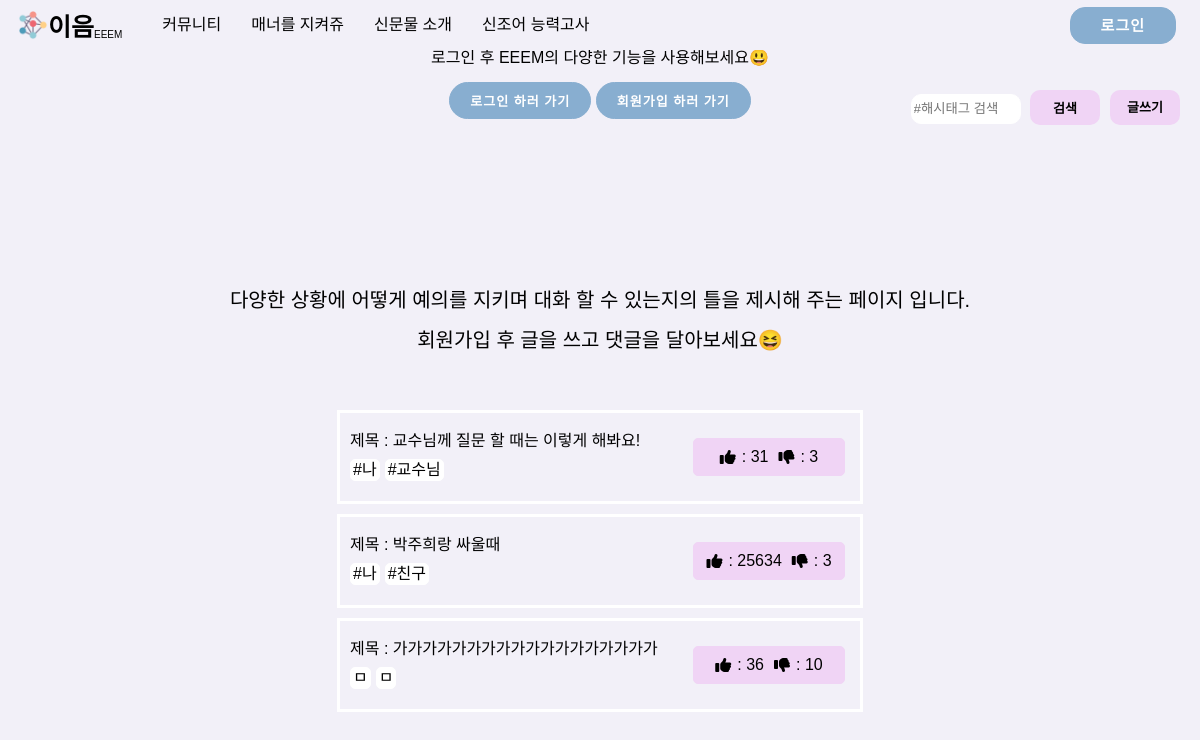
/manner/, run on an earlier commit of the app's database.
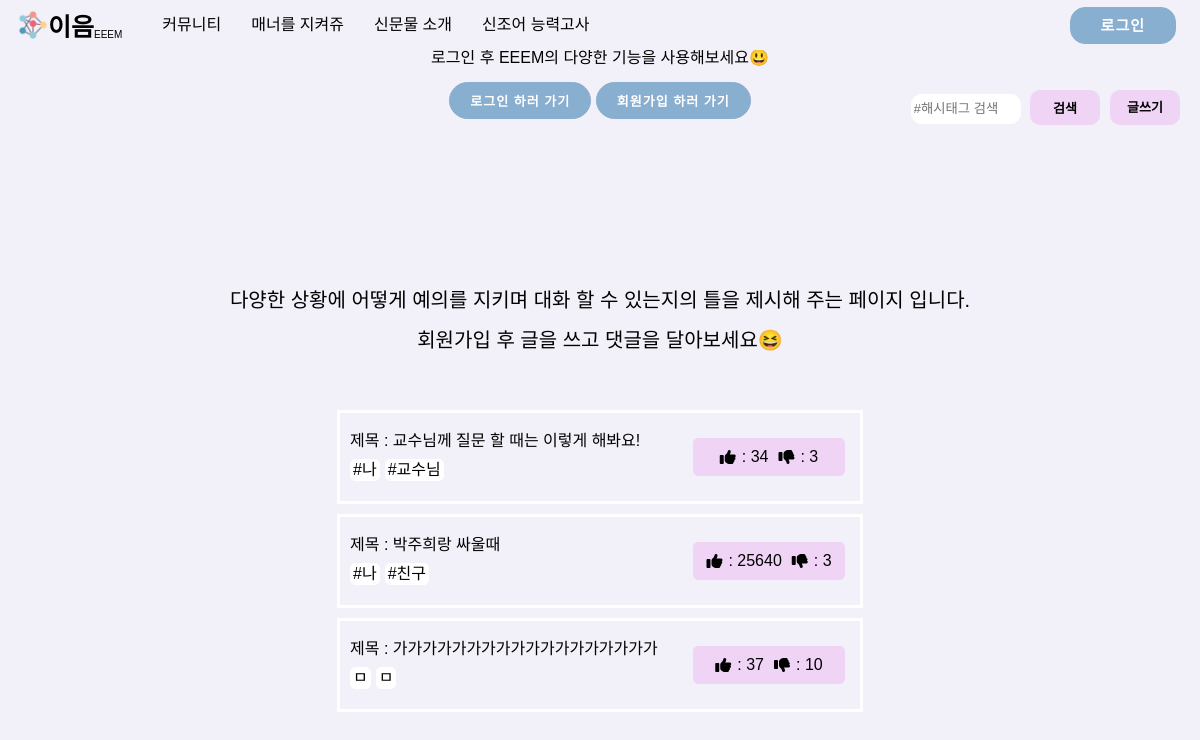
And on a later commit of the database.
### main/models.py (models this page shows)
class manner(models.Model):
    text = models.CharField(max_length=18)
    like = models.IntegerField()
    dis_like = models.IntegerField()
    hashtag_me = models.CharField(max_length=20)
    hashtag_you = models.CharField(max_length=20)
    hashtag_situation = models.CharField(max_length=500)

### main/views.py (the view)
# urls.py: path('manner/', views.manners, name="manner"),
def manners(request):
    manner_alltext = manner.objects.all()
    return render(request, "manner.html", {"manner": manner_alltext})

### main/templates/manner.html (shortened to what this page needs)
{% extends 'base.html' %}{% load static %} {% block content %}
<link rel="stylesheet" href='{% static "css/manner.css" %}'>
<body>
  <main class="main__screen">
    <span class="info">다양한 상황에 어떻게 예의를 지키며 대화 할 수 있는지의 틀을 제시해 주는 페이지 입니다.<br><br>회원가입 후 글을 쓰고 댓글을 달아보세요😆</span>
    <form method="get" class="search" action="{% url 'search' %}">
      <input type="search" class="search__box" placeholder="#해시태그 검색" name="kw">
      <button type="submit" class="find__btn">검색</button>
    </form>
    {% if user.is_authenticated %}
    <a href="{%url 'addManner' %}" class="writeText">글쓰기</a>
    {% else %}
    <a href="#loginmodal" class="writeText" rel="modal:open">글쓰기</a>
    {% endif %}
    {% for m in manner.all %}
    <a class="manner__box" href="{%url 'mannersDetail' m.id %}">
      <div class="manner__main">
        <div class="manner__text">
          제목 : {{m.text}}
        </div>
        <div class="manner__hashtag">
          <div class="manner__hashtag--detail">{{m.hashtag_me}}</div>
          <div class="manner__hashtag--detail">{{m.hashtag_you}}</div>
        </div>
      </div>
      <div class="mannerthumbs">
        <i class="fas fa-thumbs-up"></i>: {{m.like}}
        <i class="fas fa-thumbs-down"></i>: {{m.dis_like}}
      </div>
    </a>
    {% endfor %}
  </main>
</body>
</html>
{% endblock %}

### gyeongsoton/templates/base.html (shortened to what this page needs)
<!DOCTYPE html>
<html lang="ko">
{% load static %}
<head>
  <link rel="stylesheet" href='{% static "css/navbar.css" %}'>
  <link rel="stylesheet" href='{% static "css/reset.css" %}'>
  <link rel="stylesheet" href="https://cdnjs.cloudflare.com/ajax/libs/jquery-modal/0.9.1/jquery.modal.min.css" />
</head>
<body>
  <nav class="navbar">
    <div class="navbar__brand">
      <a href="{%url 'home' %}">
        <div>
          <img src="{% static 'img/logo.png' %}">
          <strong>이음</strong>
          <span>EEEM</span>
        </div>
      </a>
    </div>
    <ul class="navbar__buttons">
      <li class="nav-item">
        <a class="nav-link" href="{%url 'community' %}">커뮤니티</a>
      </li>
      <li class="nav-item">
        <a class="nav-link" href="{%url 'manner' %}">매너를 지켜쥬</a>
      </li>
      <li class="nav-item">
        <a class="nav-link" href="{%url 'newproduct' %}">신문물 소개</a>
      </li>
      <li class="nav-item">
        <a class="nav-link" href="{%url 'newterms' %}">신조어 능력고사</a>
      </li>
    </ul>
    {% if not user.is_authenticated %}
    <a class="login__btn" href="{%url 'login' %}">
      <span>로그인</span>
    </a>
    {% endif %}
  </nav>
  <div id="loginmodal" class="modal">
    <p>로그인 후 EEEM의 다양한 기능을 사용해보세요😃<br><br></p>
    <button class="tologinbtn" onclick="location.href='{% url 'login' %}'">로그인 하러 가기</button>
    <button class="tologinbtn" onclick="location.href='{% url 'signup' %}'">회원가입 하러 가기</button>
  </div>
{% block content %} {% endblock %}
</body>
</html>

### main/static/css/navbar.css (style rules this page uses)
body { background-color: rgb(242, 240, 248); }
.navbar { background-color: rgb(242, 240, 248); display: flex; align-items: center; padding: 10px 8px; position: fixed; width: 100%; z-index: 999; }
.navbar__brand { display: flex; justify-content: center; align-items: center; padding: 0px 10px; }
.navbar__brand div { display: flex; justify-content: center; align-items: flex-end; }
.navbar__brand strong { font-size: 25px; }
.navbar__brand span { font-size: 10px; }
.navbar__brand img { width: 30px; height: 30px; }
.navbar__buttons { display: flex; align-items: center; justify-content: space-around; }
.nav-item { width: auto; height: 20px; margin-left: 30px; display: flex; justify-content: center; align-items: center; }
.nav-link { color: white; }
.login__btn { position: absolute; right: 40px; border-radius: 15px; border: 1px solid #88aed0; background-color: #88aed0; font-size: 15px; font-weight: bold; padding: 10px 30px; letter-spacing: 1px; text-transform: uppercase; transition: transform 80ms ease-in; }
.login__btn span { color: white; }

### main/static/css/manner.css (style rules this page uses)
body { background-color: rgb(242, 240, 248); }
.main__screen { padding-top: 90px; display: flex; flex-direction: column; align-items: center; }
.manner__box { padding: 20px 10px; width: 500px; height: auto; border: 3px solid white; display: flex; justify-content: space-between; align-items: center; margin-bottom: 10px; }
.manner__hashtag { display: flex; margin-top: 10px; }
.manner__hashtag--detail { width: auto; height: auto; border: 1px solid white; border-radius: 5px; background-color: white; margin-right: 5px; padding: 2px; }
.mannerthumbs { display: flex; align-items: center; justify-content: center; width: 150px; height: auto; border: 1px solid rgb(240, 212, 245); border-radius: 5px; background-color: rgb(240, 212, 245); padding: 10px 0px; margin: 0px 5px; cursor: pointer; margin-left: 30px; color: black; }
.mannerthumbs i { margin-right: 6px; }
.mannerthumbs i:last-child { margin-left: 10px; }
.search { position: absolute; top: 90px; right: 100px; }
.search__box { width: 110px; height: 30px; border: 1px solid white; border-radius: 10px; margin-right: 5px; }
.find__btn { width: 70px; height: 35px; border: none; cursor: pointer; color: black; background-color: #f0d4f5; font-weight: bold; border-radius: 10px; font-size: 13px; }
.writeText { position: absolute; display: flex; align-items: center; justify-content: center; top: 90px; right: 20px; width: 70px; height: 35px; border: none; cursor: pointer; color: black; background-color: #f0d4f5; font-weight: bold; font-size: 13px; border-radius: 10px; }
.info { display: block; font-size: 20px; text-align: center; margin-bottom: 60px; }

### gyeongsoton/templates/base.html (style rules this page uses)
a:link { color: black; text-decoration: none; }

What changed in the data, as far as the page shows it:
changed manner "교수님께 질문 할 때는 이렇게 해봐요!": like "31" → "34"
changed manner "박주희랑 싸울때": like "25634" → "25640"
changed manner "가가가가가가가가가가가가가가가가가가": like "36" → "37"
